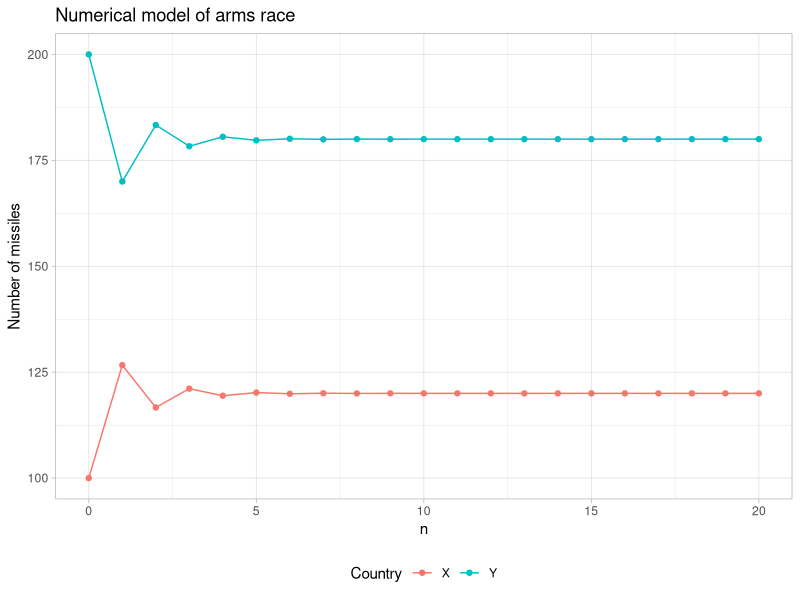
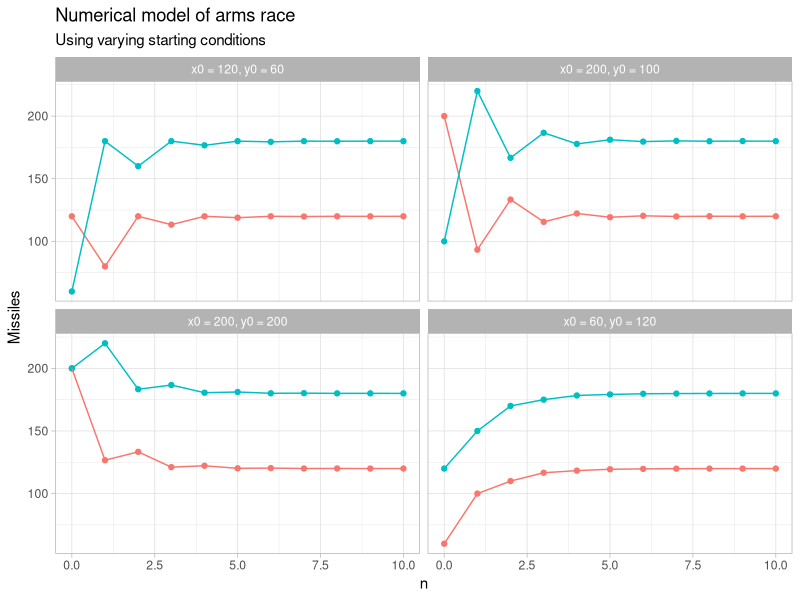
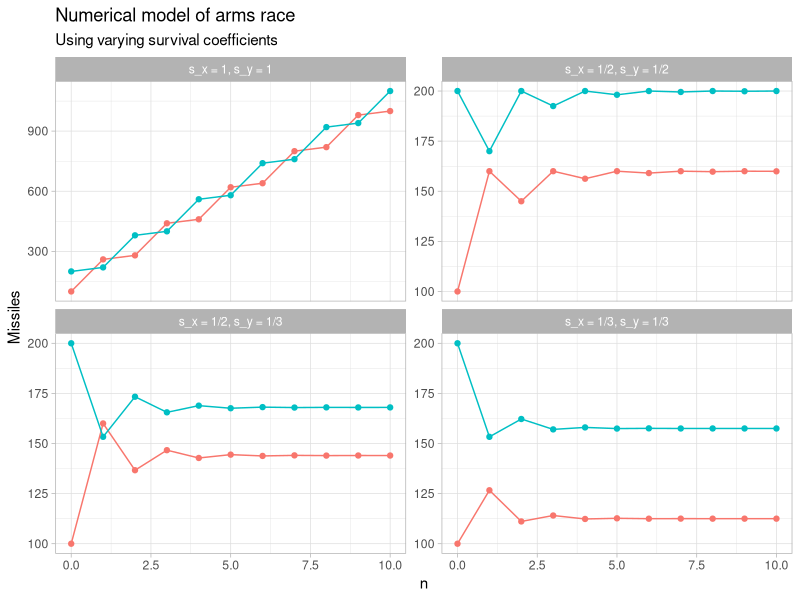
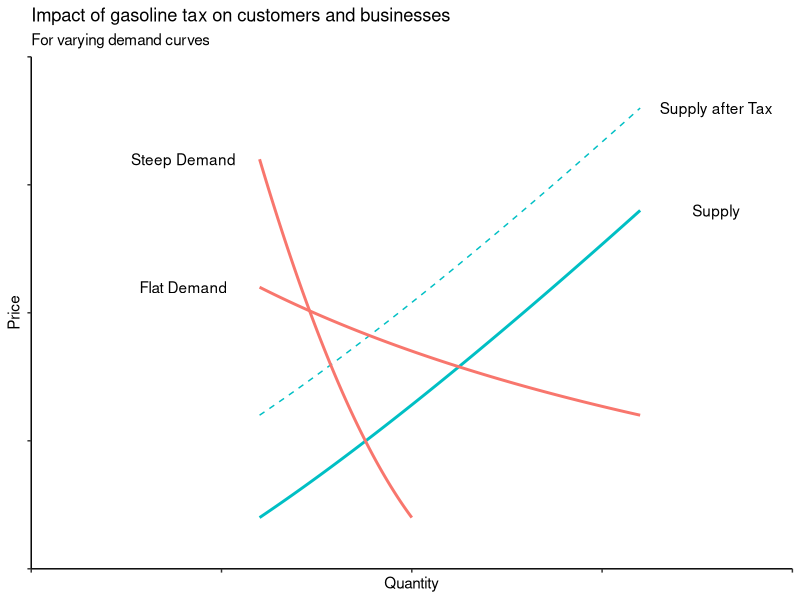
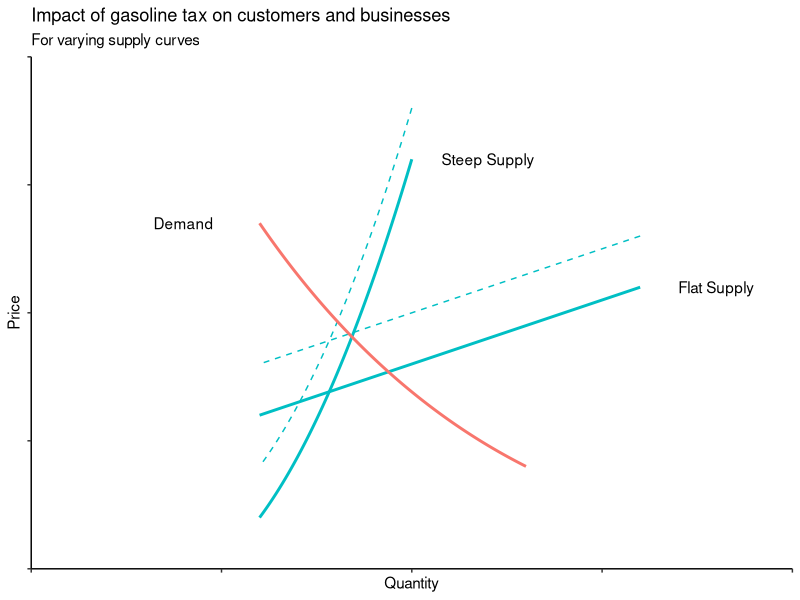

R code for these plots, in order:
## ---- chunk 1
knitr::opts_chunk$set(warning=FALSE, message=FALSE, fig.align='center', comment=NA, echo=FALSE)
## ---- chunk 2
# create functions for y & x
y.x <- function(x) {120 + x/2}
x.y <- function(y) {60 + y/3}
# set initial values
x <- 100
y <- 200
# get numerical solution
library(tidyverse)
for (i in 1:20) {
  # get last values of x & y
  xn <- last(x)
  yn <- last(y)
  # calculate & new values
  x <- c(x, x.y(yn))
  y <- c(y, y.x(xn))
}
## ---- chunk 3
theme_set(theme_light())
base <- data.frame(n = 1:length(x) - 1, x, y)
ggplot(base, aes(x = n)) +
  geom_point(aes(y = x, col = 'X')) +
  geom_line(aes(y = x, col = 'X')) +
  geom_point(aes(y = y, col = 'Y')) +
  geom_line(aes(y = y, col = 'Y')) +
  labs(title = 'Numerical model of arms race',
       y = 'Number of missiles') +
  scale_color_discrete('Country') +
  theme(legend.position = 'bottom')
## ---- chunk 4
# list of initial conditions
conds <- list(c(200, 100), c(200, 200), c(60, 120), c(120, 60))
# container for models
var_start <- data.frame()
# run model for each scenario
for (l in 1:length(conds)) {
  x <- conds[[l]][1]
  y <- conds[[l]][2]
  scenario <- paste0('x0 = ', x, ', y0 = ', y)
  for (i in 1:10) {
    # get last values of x & y
    xn <- last(x)
    yn <- last(y)
    # calculate & new values
    x <- c(x, x.y(yn))
    y <- c(y, y.x(xn))
  }
  df <- data.frame(n = 1:length(x) - 1, x, y, i = scenario)
  var_start <- rbind(var_start, df)
}
# tidy
var_start <- var_start %>% gather(Country, Missiles, c(x, y))
var_start$Country <- factor(var_start$Country)
# plot
ggplot(var_start, aes(x = n, y = Missiles, col = Country)) +
  geom_point() + geom_line() +
  facet_wrap(~i, ncol = 2) +
  labs(title = 'Numerical model of arms race',
       subtitle = 'Using varying starting conditions') +
  theme(legend.position = 'none')
## ---- chunk 5
# create functions for y & x
y.x2 <- function(x, s) {120 + x * s}
x.y2 <- function(y, s) {60 + y * s}
# list of initial conditions
conds2 <- list(c(1/3, 1/2), c(1, 1), c(1/2, 1/2), c(1/3, 1/3))
# container for models
var_surv <- data.frame()
# run model for each scenario
for (l in 1:length(conds)) {
  sy <- conds2[[l]][1]
  sx <- conds2[[l]][2]
  scenario <- paste0('s_x = ', ifelse(sx < 1, paste0('1/', 1/sx), sx),
                     ', s_y = ', ifelse(sy < 1, paste0('1/', 1/sy), sy))
  # set initial values
  x <- 100
  y <- 200
  for (i in 1:10) {
    # get last values of x & y
    xn <- last(x)
    yn <- last(y)
    # calculate & new values
    x <- c(x, x.y2(yn, sx))
    y <- c(y, y.x2(xn, sy))
  }
  df <- data.frame(n = 1:length(x) - 1, x, y, i = scenario)
  var_surv <- rbind(var_surv, df)
}
# tidy
var_surv <- var_surv %>% gather(Country, Missiles, c(x, y))
var_surv$Country <- factor(var_surv$Country)
# plot
ggplot(var_surv, aes(x = n, y = Missiles, col = Country)) +
  geom_point() + geom_line() +
  facet_wrap(~i, ncol = 2, scales = 'free_y') +
  labs(title = 'Numerical model of arms race',
       subtitle = 'Using varying survival coefficients') +
  theme(legend.position = 'none')

## ---- chunk 6
library(Hmisc)
x_s <- c(3, 5, 8)
y_s <- c(1, 3, 7)
supply <- data.frame(bezier(x = x_s, y = y_s, evaluation = 500))
supply_tax <- data.frame(bezier(x = x_s, y = y_s + 2, evaluation = 500))
x_d1 <- c(3, 4, 5)
y_d1 <- c(8, 3, 1)
demand_steep <- data.frame(bezier(x = x_d1, y = y_d1, evaluation = 500))
x_d2 <- c(3, 5, 8)
y_d2 <- c(5.5, 4, 3)
demand_flat <- data.frame(bezier(x = x_d2, y = y_d2, evaluation = 500))
annot_d <- data.frame(lab = c('Supply', 'Supply after Tax', 'Steep Demand', 'Flat Demand'),
                    x = c(x_s[3] + 1, x_s[3] + 1, x_d1[1] - 1, x_d2[1] - 1),
                    y = c(y_s[3], y_s[3] + 2, y_d1[1], y_d2[1]))

ggplot(data.frame()) +
  geom_path(data = supply, aes(x, y, col = 'Supply'), size = 1) +
  geom_path(data = supply_tax, aes(x, y, col = 'Supply'), lty = 2) +
  geom_path(data = demand_steep, aes(x, y, col = 'Demand'), size = 1) +
  geom_path(data = demand_flat, aes(x, y, col = 'Demand'), size = 1) +
  geom_text(data = annot_d, aes(x, y, label = lab)) +
  scale_x_continuous("Quantity", expand = c(0, 0), labels = NULL, limits = c(0, 10)) +
  scale_y_continuous("Price", expand = c(0, 0), labels = NULL, limits = c(0, 10)) +
  theme_classic() + theme(legend.position = 'none') +
  labs(title = 'Impact of gasoline tax on customers and businesses',
       subtitle = 'For varying demand curves')
## ---- chunk 7
demand <- data.frame(bezier(x = (x_d1 + x_d2) / 2, y = (y_d1 + y_d2) / 2, evaluation = 500))
supply_steep <- data.frame(bezier(x = rev(x_d1), y = y_d1, evaluation = 500))
supply_steep_t <- data.frame(bezier(x = rev(x_d1), y = y_d1 + 1, evaluation = 500))
supply_flat <- data.frame(bezier(x = rev(x_d2), y = y_d2, evaluation = 500))
supply_flat_t <- data.frame(bezier(x = rev(x_d2), y = y_d2 + 1, evaluation = 500))
annot_s <- data.frame(lab = c('Steep Supply', 'Flat Supply', 'Demand'),
                    x = c(x_d1[3] + 1, x_d2[3] + 1, (x_d1[1] + x_d2[1]) / 2 - 1),
                    y = c(y_d1[1], y_d2[1], (y_d1[1] + y_d2[1]) / 2))


ggplot(data.frame()) +
  geom_path(data = supply_steep, aes(x, y, col = 'Supply'), size = 1) +
  geom_path(data = supply_flat, aes(x, y, col = 'Supply'), size = 1) +
  geom_path(data = supply_steep_t, aes(x, y, col = 'Supply'), lty = 2) +
  geom_path(data = supply_flat_t, aes(x, y, col = 'Supply'), lty = 2) +
  geom_path(data = demand, aes(x, y, col = 'Demand'), size = 1) +
  geom_text(data = annot_s, aes(x, y, label = lab)) +
  scale_x_continuous("Quantity", expand = c(0, 0), labels = NULL, limits = c(0, 10)) +
  scale_y_continuous("Price", expand = c(0, 0), labels = NULL, limits = c(0, 10)) +
  theme_classic() + theme(legend.position = 'none') +
  labs(title = 'Impact of gasoline tax on customers and businesses',
       subtitle = 'For varying supply curves')
